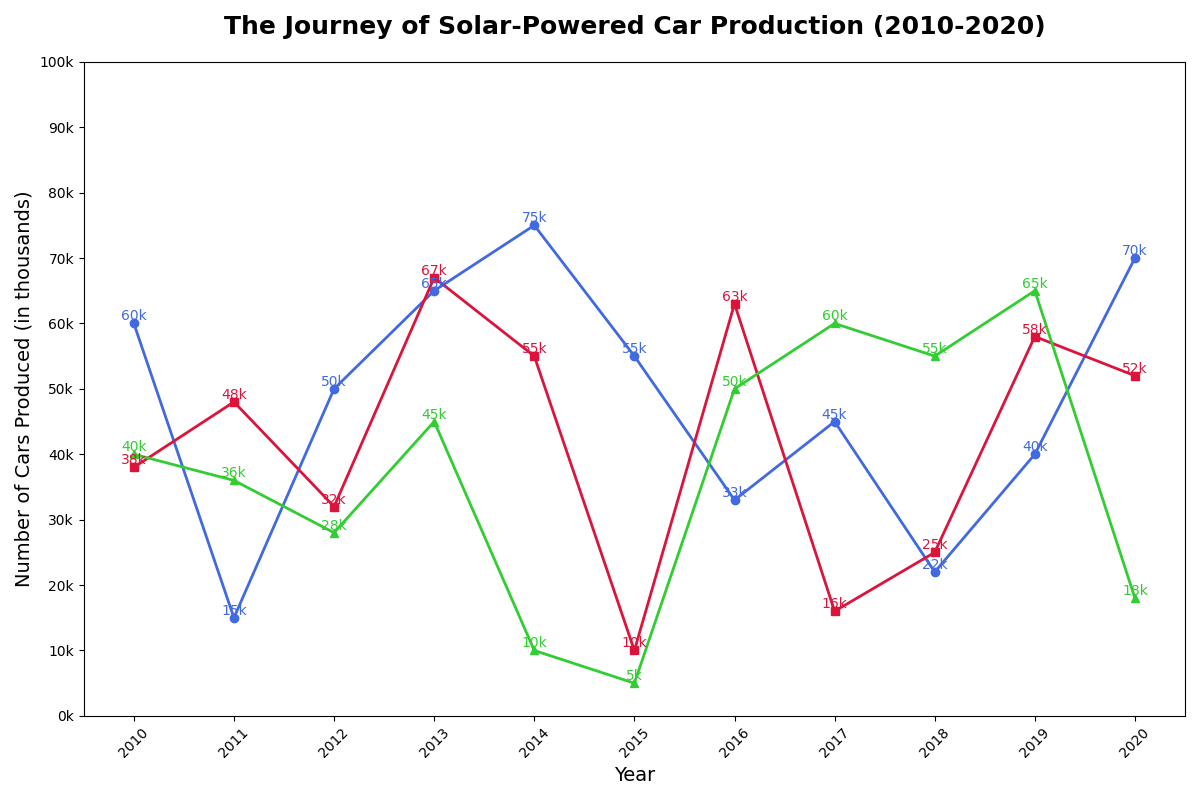

Generate this figure with Python:
import matplotlib.pyplot as plt
import numpy as np

years = np.arange(2010, 2021)
solartech_production = [60, 15, 50, 65, 75, 55, 33, 45, 22, 40, 70]
sundrive_production = [38, 48, 32, 67, 55, 10, 63, 16, 25, 58, 52]
ecowheels_production = [40, 36, 28, 45, 10, 5, 50, 60, 55, 65, 18]

fig, ax = plt.subplots(figsize=(12, 8))

ax.plot(years, solartech_production, marker='o', linestyle='-', linewidth=2, color='royalblue')
ax.plot(years, sundrive_production, marker='s', linestyle='-', linewidth=2, color='crimson')
ax.plot(years, ecowheels_production, marker='^', linestyle='-', linewidth=2, color='limegreen')

ax.set_title("The Journey of Solar-Powered Car Production (2010-2020)", fontsize=18, weight='bold', pad=20)
ax.set_xlabel("Year", fontsize=14)
ax.set_ylabel("Number of Cars Produced (in thousands)", fontsize=14)

ax.set_xticks(years)
ax.set_xticklabels(years, rotation=45)
ax.set_yticks(np.arange(0, 101, 10))
ax.set_yticklabels([f'{i}k' for i in range(0, 101, 10)])

# Annotate the data points
for i in range(len(years)):
    ax.text(years[i], solartech_production[i], f"{solartech_production[i]}k", ha='center', va='bottom', fontsize=10, color='royalblue')
    ax.text(years[i], sundrive_production[i], f"{sundrive_production[i]}k", ha='center', va='bottom', fontsize=10, color='crimson')
    ax.text(years[i], ecowheels_production[i], f"{ecowheels_production[i]}k", ha='center', va='bottom', fontsize=10, color='limegreen')

plt.tight_layout()
plt.show()
